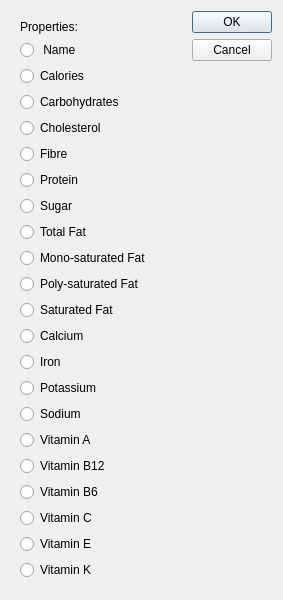
<?xml version="1.0" encoding="UTF-8"?>
<ui version="4.0">
 <class>dialog_property_editor</class>
 <widget class="QDialog" name="dialog_property_editor">
  <property name="geometry">
   <rect>
    <x>0</x>
    <y>0</y>
    <width>283</width>
    <height>582</height>
   </rect>
  </property>
  <property name="sizePolicy">
   <sizepolicy hsizetype="Fixed" vsizetype="Fixed">
    <horstretch>0</horstretch>
    <verstretch>0</verstretch>
   </sizepolicy>
  </property>
  <property name="windowTitle">
   <string>Property Editor</string>
  </property>
  <layout class="QGridLayout" name="gridLayout">
   <item row="0" column="0" rowspan="2">
    <widget class="QWidget" name="widget_buttons" native="true">
     <layout class="QFormLayout" name="formLayout">
      <property name="labelAlignment">
       <set>Qt::AlignmentFlag::AlignLeading|Qt::AlignmentFlag::AlignLeft|Qt::AlignmentFlag::AlignTop</set>
      </property>
      <item row="1" column="0">
       <widget class="QRadioButton" name="name">
        <property name="text">
         <string> Name</string>
        </property>
       </widget>
      </item>
      <item row="2" column="0">
       <widget class="QRadioButton" name="calories">
        <property name="text">
         <string>Calories</string>
        </property>
       </widget>
      </item>
      <item row="3" column="0">
       <widget class="QRadioButton" name="carbohydrates">
        <property name="text">
         <string>Carbohydrates</string>
        </property>
       </widget>
      </item>
      <item row="4" column="0">
       <widget class="QRadioButton" name="cholesterol">
        <property name="text">
         <string>Cholesterol</string>
        </property>
       </widget>
      </item>
      <item row="5" column="0">
       <widget class="QRadioButton" name="fibre">
        <property name="text">
         <string>Fibre</string>
        </property>
       </widget>
      </item>
      <item row="6" column="0">
       <widget class="QRadioButton" name="protein">
        <property name="text">
         <string>Protein</string>
        </property>
       </widget>
      </item>
      <item row="7" column="0">
       <widget class="QRadioButton" name="sugar">
        <property name="text">
         <string>Sugar</string>
        </property>
       </widget>
      </item>
      <item row="8" column="0">
       <widget class="QRadioButton" name="total_fat">
        <property name="text">
         <string>Total Fat</string>
        </property>
       </widget>
      </item>
      <item row="9" column="0">
       <widget class="QRadioButton" name="monosaturated_fat">
        <property name="text">
         <string>Mono-saturated Fat</string>
        </property>
       </widget>
      </item>
      <item row="10" column="0">
       <widget class="QRadioButton" name="polysaturated_fat">
        <property name="text">
         <string>Poly-saturated Fat</string>
        </property>
       </widget>
      </item>
      <item row="11" column="0">
       <widget class="QRadioButton" name="saturated_fat">
        <property name="text">
         <string>Saturated Fat</string>
        </property>
       </widget>
      </item>
      <item row="12" column="0">
       <widget class="QRadioButton" name="calcium">
        <property name="text">
         <string>Calcium</string>
        </property>
       </widget>
      </item>
      <item row="13" column="0">
       <widget class="QRadioButton" name="iron">
        <property name="text">
         <string>Iron</string>
        </property>
       </widget>
      </item>
      <item row="14" column="0">
       <widget class="QRadioButton" name="potassium">
        <property name="text">
         <string>Potassium</string>
        </property>
       </widget>
      </item>
      <item row="15" column="0">
       <widget class="QRadioButton" name="sodium">
        <property name="text">
         <string>Sodium</string>
        </property>
       </widget>
      </item>
      <item row="16" column="0">
       <widget class="QRadioButton" name="vitamin_a">
        <property name="text">
         <string>Vitamin A</string>
        </property>
       </widget>
      </item>
      <item row="17" column="0">
       <widget class="QRadioButton" name="vitamin_b12">
        <property name="text">
         <string>Vitamin B12</string>
        </property>
       </widget>
      </item>
      <item row="18" column="0">
       <widget class="QRadioButton" name="vitamin_b6">
        <property name="text">
         <string>Vitamin B6</string>
        </property>
       </widget>
      </item>
      <item row="19" column="0">
       <widget class="QRadioButton" name="vitamin_c">
        <property name="text">
         <string>Vitamin C</string>
        </property>
       </widget>
      </item>
      <item row="20" column="0">
       <widget class="QRadioButton" name="vitamin_e">
        <property name="text">
         <string>Vitamin E</string>
        </property>
       </widget>
      </item>
      <item row="21" column="0">
       <widget class="QRadioButton" name="vitamin_k">
        <property name="text">
         <string>Vitamin K</string>
        </property>
       </widget>
      </item>
      <item row="0" column="0">
       <widget class="QLabel" name="label">
        <property name="text">
         <string>Properties:</string>
        </property>
       </widget>
      </item>
     </layout>
    </widget>
   </item>
   <item row="0" column="1">
    <widget class="QDialogButtonBox" name="buttonBox">
     <property name="orientation">
      <enum>Qt::Orientation::Vertical</enum>
     </property>
     <property name="standardButtons">
      <set>QDialogButtonBox::StandardButton::Cancel|QDialogButtonBox::StandardButton::Ok</set>
     </property>
    </widget>
   </item>
  </layout>
 </widget>
 <resources/>
 <connections>
  <connection>
   <sender>buttonBox</sender>
   <signal>accepted()</signal>
   <receiver>dialog_property_editor</receiver>
   <slot>accept()</slot>
   <hints>
    <hint type="sourcelabel">
     <x>248</x>
     <y>254</y>
    </hint>
    <hint type="destinationlabel">
     <x>157</x>
     <y>274</y>
    </hint>
   </hints>
  </connection>
  <connection>
   <sender>buttonBox</sender>
   <signal>rejected()</signal>
   <receiver>dialog_property_editor</receiver>
   <slot>reject()</slot>
   <hints>
    <hint type="sourcelabel">
     <x>316</x>
     <y>260</y>
    </hint>
    <hint type="destinationlabel">
     <x>286</x>
     <y>274</y>
    </hint>
   </hints>
  </connection>
 </connections>
</ui>
